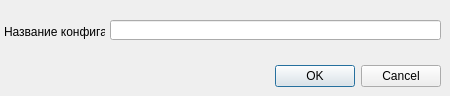
<?xml version="1.0" encoding="UTF-8"?>
<ui version="4.0">
 <class>AddConfigDialog</class>
 <widget class="QDialog" name="AddConfigDialog">
  <property name="geometry">
   <rect>
    <x>0</x>
    <y>0</y>
    <width>450</width>
    <height>96</height>
   </rect>
  </property>
  <property name="windowTitle">
   <string>Создание новой конфигурации</string>
  </property>
  <widget class="QDialogButtonBox" name="buttonBox">
   <property name="geometry">
    <rect>
     <x>100</x>
     <y>60</y>
     <width>341</width>
     <height>32</height>
    </rect>
   </property>
   <property name="orientation">
    <enum>Qt::Horizontal</enum>
   </property>
   <property name="standardButtons">
    <set>QDialogButtonBox::Cancel|QDialogButtonBox::Ok</set>
   </property>
  </widget>
  <widget class="QLineEdit" name="lineConfigName">
   <property name="geometry">
    <rect>
     <x>110</x>
     <y>20</y>
     <width>331</width>
     <height>20</height>
    </rect>
   </property>
  </widget>
  <widget class="QLabel" name="label">
   <property name="geometry">
    <rect>
     <x>4</x>
     <y>24</y>
     <width>101</width>
     <height>16</height>
    </rect>
   </property>
   <property name="text">
    <string>Название конфига:</string>
   </property>
  </widget>
 </widget>
 <tabstops>
  <tabstop>lineConfigName</tabstop>
  <tabstop>buttonBox</tabstop>
 </tabstops>
 <resources/>
 <connections>
  <connection>
   <sender>buttonBox</sender>
   <signal>accepted()</signal>
   <receiver>AddConfigDialog</receiver>
   <slot>accept()</slot>
   <hints>
    <hint type="sourcelabel">
     <x>248</x>
     <y>254</y>
    </hint>
    <hint type="destinationlabel">
     <x>157</x>
     <y>274</y>
    </hint>
   </hints>
  </connection>
  <connection>
   <sender>buttonBox</sender>
   <signal>rejected()</signal>
   <receiver>AddConfigDialog</receiver>
   <slot>reject()</slot>
   <hints>
    <hint type="sourcelabel">
     <x>316</x>
     <y>260</y>
    </hint>
    <hint type="destinationlabel">
     <x>286</x>
     <y>274</y>
    </hint>
   </hints>
  </connection>
 </connections>
</ui>
